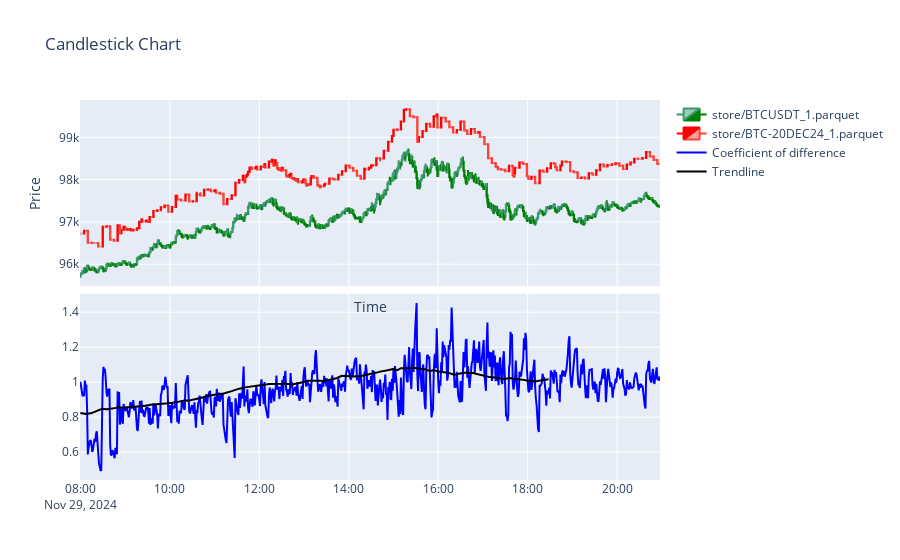

Notebook code for this chart:
### Code cell
# Long position, then short position
Bybit.utils.plot_compare("store/BTCUSDT_1.parquet", "store/BTC-20DEC24_1.parquet", dateLimit="2024-11-24 00:00")

### Figure 1 — Plotly figure (JSON) as saved in the notebook; plotly's stock layout.template omitted (floating-point values rounded to 4 significant figures; data arrays with more than 128 entries replaced by an {"elided": "..."} marker saying what was removed)
{"data": [{"close": {"elided": "778 float values"}, "decreasing": {"fillcolor": "green", "line": {"color": "green"}}, "high": {"elided": "778 float values"}, "low": {"elided": "778 float values"}, "name": "store/BTCUSDT_1.parquet", "open": {"elided": "778 float values"}, "type": "candlestick", "x": {"elided": "778 str values"}, "xaxis": "x", "yaxis": "y"}, {"close": {"elided": "778 float values"}, "high": {"elided": "778 float values"}, "increasing": {"fillcolor": "red", "line": {"color": "red"}}, "low": {"elided": "778 float values"}, "name": "store/BTC-20DEC24_1.parquet", "open": {"elided": "778 float values"}, "type": "candlestick", "x": {"elided": "778 str values"}, "xaxis": "x", "yaxis": "y"}, {"marker": {"color": "blue"}, "name": "Coefficient of difference", "type": "scatter", "x": {"elided": "778 str values"}, "xaxis": "x2", "y": {"elided": "778 float values"}, "yaxis": "y2"}, {"marker": {"color": "black"}, "name": "Trendline", "type": "scatter", "x": {"elided": "778 str values"}, "xaxis": "x2", "y": {"elided": "778 float values"}, "yaxis": "y2"}], "layout": {"modebar": {"add": ["drawline"]}, "newshape": {"label": {"texttemplate": "Change: %{dy:.2f}"}}, "title": {"text": "Candlestick Chart"}, "xaxis": {"anchor": "y", "domain": [0, 1], "matches": "x2", "rangeslider": {"visible": false}, "showticklabels": false, "tickangle": -45, "title": {"text": "Time"}}, "xaxis2": {"anchor": "y2", "domain": [0, 1]}, "yaxis": {"anchor": "x", "domain": [0.51, 1], "title": {"text": "Price"}}, "yaxis2": {"anchor": "x2", "domain": [0, 0.49]}}}
